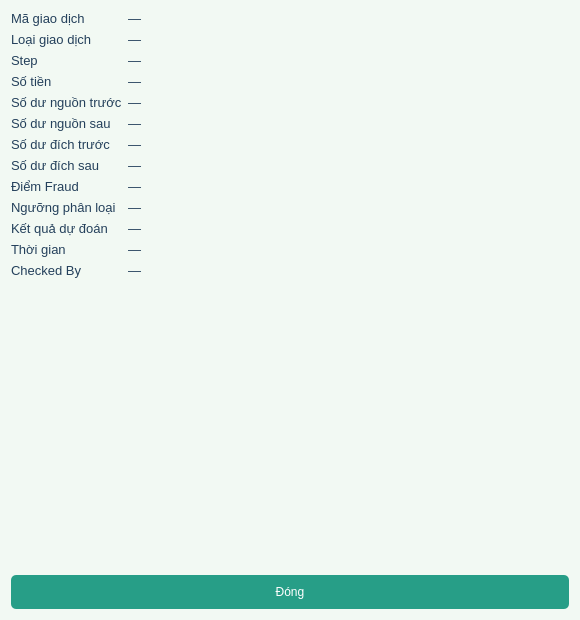
<?xml version='1.0' encoding='utf-8'?>
<ui version="4.0">
  <class>TransactionDetails</class>
  <widget class="QDialog" name="TransactionDetails">
    <property name="windowTitle">
      <string>Chi tiết dự đoán</string>
    </property>
    <property name="minimumSize">
      <size>
        <width>580</width>
        <height>620</height>
      </size>
    </property>
    <property name="styleSheet">
      <string>QDialog{background:#F2F9F3;} QLabel{font-family:Arial;font-size:13px;color:#24405B;} QLineEdit,QComboBox{background:white;border:1px solid #CDD9D7;border-radius:5px;padding:7px;} QPushButton{background:#279E87;color:white;border:none;padding:10px 20px;border-radius:5px;}</string>
    </property>
    <layout class="QVBoxLayout" name="verticalLayout">
      <item>
        <layout class="QFormLayout" name="formLayout">
          <item row="0" column="0">
            <widget class="QLabel" name="transaction_idCaption">
              <property name="text">
                <string>Mã giao dịch</string>
              </property>
              <property name="textFormat">
                <enum>Qt::PlainText</enum>
              </property>
            </widget>
          </item>
          <item row="0" column="1">
            <widget class="QLabel" name="transaction_idValue">
              <property name="text">
                <string>—</string>
              </property>
              <property name="textFormat">
                <enum>Qt::PlainText</enum>
              </property>
            </widget>
          </item>
          <item row="1" column="0">
            <widget class="QLabel" name="typeCaption">
              <property name="text">
                <string>Loại giao dịch</string>
              </property>
              <property name="textFormat">
                <enum>Qt::PlainText</enum>
              </property>
            </widget>
          </item>
          <item row="1" column="1">
            <widget class="QLabel" name="typeValue">
              <property name="text">
                <string>—</string>
              </property>
              <property name="textFormat">
                <enum>Qt::PlainText</enum>
              </property>
            </widget>
          </item>
          <item row="2" column="0">
            <widget class="QLabel" name="stepCaption">
              <property name="text">
                <string>Step</string>
              </property>
              <property name="textFormat">
                <enum>Qt::PlainText</enum>
              </property>
            </widget>
          </item>
          <item row="2" column="1">
            <widget class="QLabel" name="stepValue">
              <property name="text">
                <string>—</string>
              </property>
              <property name="textFormat">
                <enum>Qt::PlainText</enum>
              </property>
            </widget>
          </item>
          <item row="3" column="0">
            <widget class="QLabel" name="amountCaption">
              <property name="text">
                <string>Số tiền</string>
              </property>
              <property name="textFormat">
                <enum>Qt::PlainText</enum>
              </property>
            </widget>
          </item>
          <item row="3" column="1">
            <widget class="QLabel" name="amountValue">
              <property name="text">
                <string>—</string>
              </property>
              <property name="textFormat">
                <enum>Qt::PlainText</enum>
              </property>
            </widget>
          </item>
          <item row="4" column="0">
            <widget class="QLabel" name="oldbalance_orgCaption">
              <property name="text">
                <string>Số dư nguồn trước</string>
              </property>
              <property name="textFormat">
                <enum>Qt::PlainText</enum>
              </property>
            </widget>
          </item>
          <item row="4" column="1">
            <widget class="QLabel" name="oldbalance_orgValue">
              <property name="text">
                <string>—</string>
              </property>
              <property name="textFormat">
                <enum>Qt::PlainText</enum>
              </property>
            </widget>
          </item>
          <item row="5" column="0">
            <widget class="QLabel" name="newbalance_origCaption">
              <property name="text">
                <string>Số dư nguồn sau</string>
              </property>
              <property name="textFormat">
                <enum>Qt::PlainText</enum>
              </property>
            </widget>
          </item>
          <item row="5" column="1">
            <widget class="QLabel" name="newbalance_origValue">
              <property name="text">
                <string>—</string>
              </property>
              <property name="textFormat">
                <enum>Qt::PlainText</enum>
              </property>
            </widget>
          </item>
          <item row="6" column="0">
            <widget class="QLabel" name="oldbalance_destCaption">
              <property name="text">
                <string>Số dư đích trước</string>
              </property>
              <property name="textFormat">
                <enum>Qt::PlainText</enum>
              </property>
            </widget>
          </item>
          <item row="6" column="1">
            <widget class="QLabel" name="oldbalance_destValue">
              <property name="text">
                <string>—</string>
              </property>
              <property name="textFormat">
                <enum>Qt::PlainText</enum>
              </property>
            </widget>
          </item>
          <item row="7" column="0">
            <widget class="QLabel" name="newbalance_destCaption">
              <property name="text">
                <string>Số dư đích sau</string>
              </property>
              <property name="textFormat">
                <enum>Qt::PlainText</enum>
              </property>
            </widget>
          </item>
          <item row="7" column="1">
            <widget class="QLabel" name="newbalance_destValue">
              <property name="text">
                <string>—</string>
              </property>
              <property name="textFormat">
                <enum>Qt::PlainText</enum>
              </property>
            </widget>
          </item>
          <item row="8" column="0">
            <widget class="QLabel" name="fraud_scoreCaption">
              <property name="text">
                <string>Điểm Fraud</string>
              </property>
              <property name="textFormat">
                <enum>Qt::PlainText</enum>
              </property>
            </widget>
          </item>
          <item row="8" column="1">
            <widget class="QLabel" name="fraud_scoreValue">
              <property name="text">
                <string>—</string>
              </property>
              <property name="textFormat">
                <enum>Qt::PlainText</enum>
              </property>
            </widget>
          </item>
          <item row="9" column="0">
            <widget class="QLabel" name="thresholdCaption">
              <property name="text">
                <string>Ngưỡng phân loại</string>
              </property>
              <property name="textFormat">
                <enum>Qt::PlainText</enum>
              </property>
            </widget>
          </item>
          <item row="9" column="1">
            <widget class="QLabel" name="thresholdValue">
              <property name="text">
                <string>—</string>
              </property>
              <property name="textFormat">
                <enum>Qt::PlainText</enum>
              </property>
            </widget>
          </item>
          <item row="10" column="0">
            <widget class="QLabel" name="predictionCaption">
              <property name="text">
                <string>Kết quả dự đoán</string>
              </property>
              <property name="textFormat">
                <enum>Qt::PlainText</enum>
              </property>
            </widget>
          </item>
          <item row="10" column="1">
            <widget class="QLabel" name="predictionValue">
              <property name="text">
                <string>—</string>
              </property>
              <property name="textFormat">
                <enum>Qt::PlainText</enum>
              </property>
            </widget>
          </item>
          <item row="11" column="0">
            <widget class="QLabel" name="created_atCaption">
              <property name="text">
                <string>Thời gian</string>
              </property>
              <property name="textFormat">
                <enum>Qt::PlainText</enum>
              </property>
            </widget>
          </item>
          <item row="11" column="1">
            <widget class="QLabel" name="created_atValue">
              <property name="text">
                <string>—</string>
              </property>
              <property name="textFormat">
                <enum>Qt::PlainText</enum>
              </property>
            </widget>
          </item>
          <item row="12" column="0">
            <widget class="QLabel" name="checked_byCaption">
              <property name="text">
                <string>Checked By</string>
              </property>
              <property name="textFormat">
                <enum>Qt::PlainText</enum>
              </property>
            </widget>
          </item>
          <item row="12" column="1">
            <widget class="QLabel" name="checked_byValue">
              <property name="text">
                <string>—</string>
              </property>
              <property name="textFormat">
                <enum>Qt::PlainText</enum>
              </property>
            </widget>
          </item>
        </layout>
      </item>
      <item>
        <layout class="QHBoxLayout" name="buttonLayout">
          <item>
            <widget class="QPushButton" name="closeButton">
              <property name="text">
                <string>Đóng</string>
              </property>
            </widget>
          </item>
        </layout>
      </item>
    </layout>
  </widget>
  <resources />
  <connections />
</ui>
